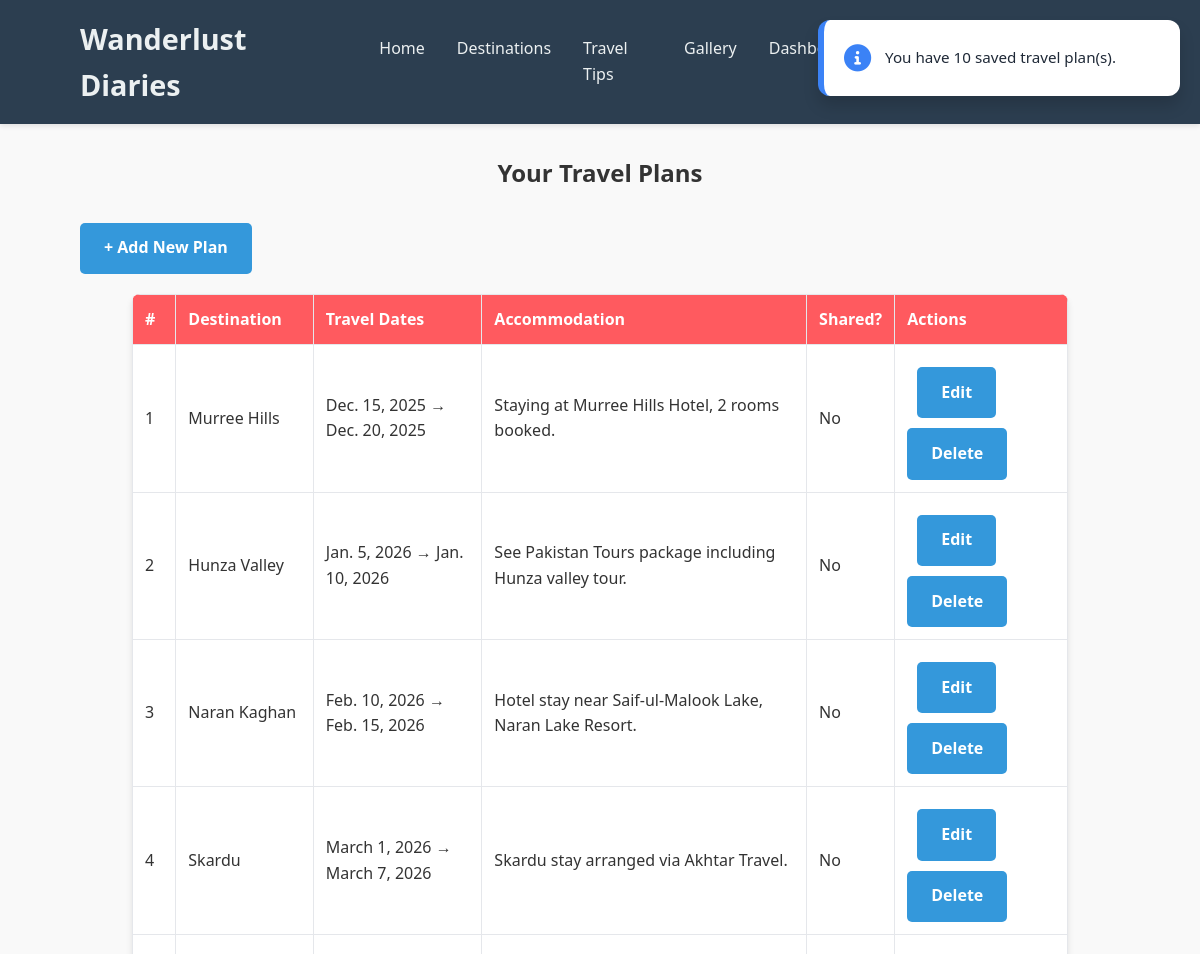
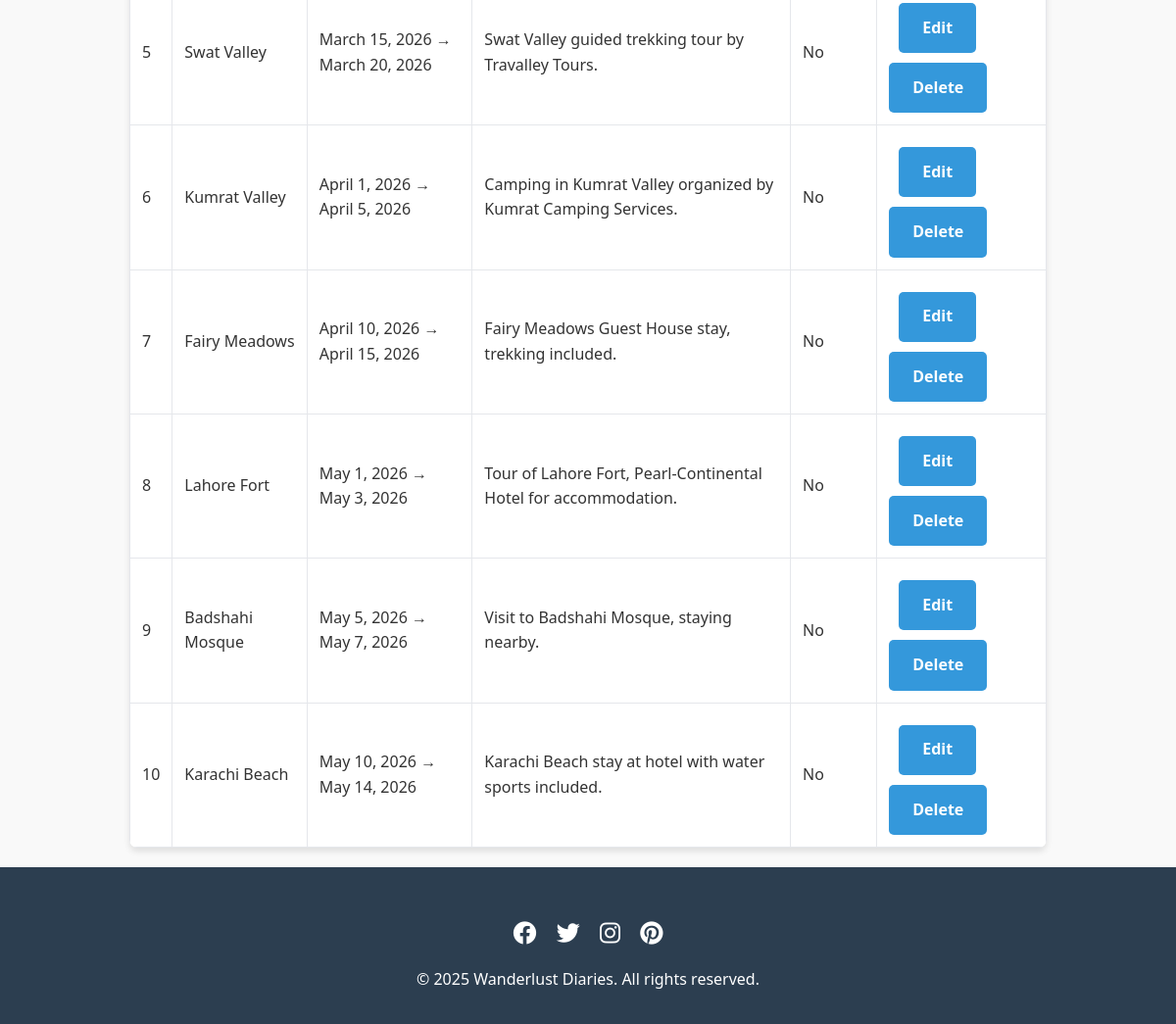
Screenshot of /plans/ (signed in) with the database file from the repository (2 pictures, top to bottom).
### myapp/models.py (models this page shows, shortened)
class UserTravelPlan(models.Model):
    user = models.ForeignKey(CustomUser, on_delete=models.CASCADE, related_name="travel_plans")
    destination = models.ForeignKey(Destination, on_delete=models.CASCADE, related_name="travel_plans")
    travel_dates_start = models.DateField()
    travel_dates_end = models.DateField()
    accommodation_details = models.TextField(blank=True, null=True)
    activities = models.ManyToManyField(Activity, related_name="travel_plans", blank=True)
    created_at = models.DateTimeField(auto_now_add=True)

class Destination(models.Model):
    image = models.ImageField(upload_to="destinations/", blank=True, null=True)
    name = models.CharField(max_length=100)
    country = models.CharField(max_length=100)
    city = models.CharField(max_length=100)
    description = models.TextField()
    SEASON_CHOICES = CustomUser.SEASON_CHOICES
    TRAVEL_TYPE_CHOICES = CustomUser.TRAVEL_TYPE_CHOICES
    best_season = models.CharField(max_length=20, choices=SEASON_CHOICES)
    travel_type = models.CharField(max_length=20, choices=TRAVEL_TYPE_CHOICES)
    created_at = models.DateTimeField(auto_now_add=True)

### myapp/views.py (the view)
# urls.py: path("plans/", views.travelplan_list, name="travelplan_list"),
def travelplan_list(request):
    if "user_id" not in request.session:
        messages.warning(request, "Log in to view your travel plans.")
        return redirect("login")
    user = CustomUser.objects.get(id=request.session["user_id"])
    plans = UserTravelPlan.objects.filter(user=user).order_by("-created_at")
    if not plans:
        messages.info(request, "You haven't created any travel plans yet.")
    else:
        messages.info(request, f"You have {plans.count()} saved travel plan(s).")
    return render(request, "travelplans/travelplan_list.html", {"plans": plans})

### templates/travelplans/travelplan_list.html
{% extends "base.html" %}
{% block content %}
<div class="container mt-4">
    <h2 class="mb-3">Your Travel Plans</h2>
    <a href="{% url 'travelplan_create' %}" class="btn btn-primary mb-3">+ Add New Plan</a>
    <div class="table-responsive">
        <table class="table table-striped table-bordered align-middle">
            <thead class="table-dark">
                <tr>
                    <th>#</th>
                    <th>Destination</th>
                    <th>Travel Dates</th>
                    <th>Accommodation</th>
                    <th>Shared?</th>
                    <th>Actions</th>
                </tr>
            </thead>
            <tbody>
                {% for plan in plans %}
                    <tr>
                        <td>{{ forloop.counter }}</td>
                        <td>{{ plan.destination.name }}</td>
                        <td>{{ plan.travel_dates_start }} → {{ plan.travel_dates_end }}</td>
                        <td>{{ plan.accommodation_details|default:"-" }}</td>
                        <td>{{ plan.is_shared|yesno:"Yes,No" }}</td>
                        <td>
                            <a style="margin: 10px;" href="{% url 'travelplan_update' plan.pk %}" class="btn btn-sm btn-warning ">Edit</a>
                            <a href="{% url 'travelplan_delete' plan.pk %}" class="btn btn-sm btn-danger"
                               onclick="return confirm('Are you sure you want to delete this plan?');">Delete</a>
                        </td>
                    </tr>
                {% empty %}
                    <tr>
                        <td colspan="6" class="text-center">No travel plans yet.</td>
                    </tr>
                {% endfor %}
            </tbody>
        </table>
    </div>
</div>
{% endblock %}

### templates/base.html (style rules this page uses)
:root { --primary-color: #ff5a5f; --primary-hover: #e14d52; --secondary-color: #ffcc00; --secondary-hover: #e6b800; --text-primary: #1f2937; --text-secondary: #4b5563; --bg-primary: #ffffff; --bg-secondary: #fdf2f2; --border-color: #e5e7eb; --shadow-sm: 0 1px 2px rgba(0, 0, 0, 0.05); --shadow-md: 0 4px 6px rgba(0, 0, 0, 0.1); --shadow-lg: 0 10px 15px rgba(0, 0, 0, 0.15); --success-color: #10b981; --error-color: #ef4444; --warning-color: #f59e0b; --info-color: #3b82f6; }
* { margin: 0; padding: 0; box-sizing: border-box; font-family: 'Segoe UI', Tahoma, Geneva, Verdana, sans-serif; }
body { line-height: 1.6; color: #333; background-color: #f9f9f9; }
.container { width: 90%; max-width: 1200px; margin: 0 auto; padding: 0 20px; }
h1,h2,h3 { margin: 30px; text-align: center; }
.btn { display: inline-block; background-color: #3498db; color: white; padding: 0.8rem 1.5rem; border: none; border-radius: 5px; text-decoration: none; font-weight: bold; transition: background-color 0.3s; }
table { width: 90%; margin: 20px auto; border-collapse: collapse; background: var(--bg-primary); box-shadow: var(--shadow-md); border-radius: 8px; overflow: hidden; }
th, td { padding: 12px; border: 1px solid var(--border-color); text-align: left; }
th { background: var(--primary-color); color: white; }

### rows the page displays
UserTravelPlan: destination.name "Murree Hills", travel_dates_start "Dec. 15, 2025", travel_dates_end "Dec. 20, 2025", accommodation_details "Staying at Murree Hills Hotel, 2 rooms booked.", is_shared "No"
UserTravelPlan: destination.name "Hunza Valley", travel_dates_start "Jan. 5, 2026", travel_dates_end "Jan. 10, 2026", accommodation_details "See Pakistan Tours package including Hunza valley tour.", is_shared "No"
UserTravelPlan: destination.name "Naran Kaghan", travel_dates_start "Feb. 10, 2026", travel_dates_end "Feb. 15, 2026", accommodation_details "Hotel stay near Saif-ul-Malook Lake, Naran Lake Resort.", is_shared "No"
UserTravelPlan: destination.name "Skardu", travel_dates_start "March 1, 2026", travel_dates_end "March 7, 2026", accommodation_details "Skardu stay arranged via Akhtar Travel.", is_shared "No"
UserTravelPlan: destination.name "Swat Valley", travel_dates_start "March 15, 2026", travel_dates_end "March 20, 2026", accommodation_details "Swat Valley guided trekking tour by Travalley Tours.", is_shared "No"
UserTravelPlan: destination.name "Kumrat Valley", travel_dates_start "April 1, 2026", travel_dates_end "April 5, 2026", accommodation_details "Camping in Kumrat Valley organized by Kumrat Camping Services.", is_shared "No"
UserTravelPlan: destination.name "Fairy Meadows", travel_dates_start "April 10, 2026", travel_dates_end "April 15, 2026", accommodation_details "Fairy Meadows Guest House stay, trekking included.", is_shared "No"
UserTravelPlan: destination.name "Lahore Fort", travel_dates_start "May 1, 2026", travel_dates_end "May 3, 2026", accommodation_details "Tour of Lahore Fort, Pearl-Continental Hotel for accommodation.", is_shared "No"
UserTravelPlan: destination.name "Badshahi Mosque", travel_dates_start "May 5, 2026", travel_dates_end "May 7, 2026", accommodation_details "Visit to Badshahi Mosque, staying nearby.", is_shared "No"
UserTravelPlan: destination.name "Karachi Beach", travel_dates_start "May 10, 2026", travel_dates_end "May 14, 2026", accommodation_details "Karachi Beach stay at hotel with water sports included.", is_shared "No"

### other values shown
{{ message|safe }} "You have 10 saved travel plan(s)."
